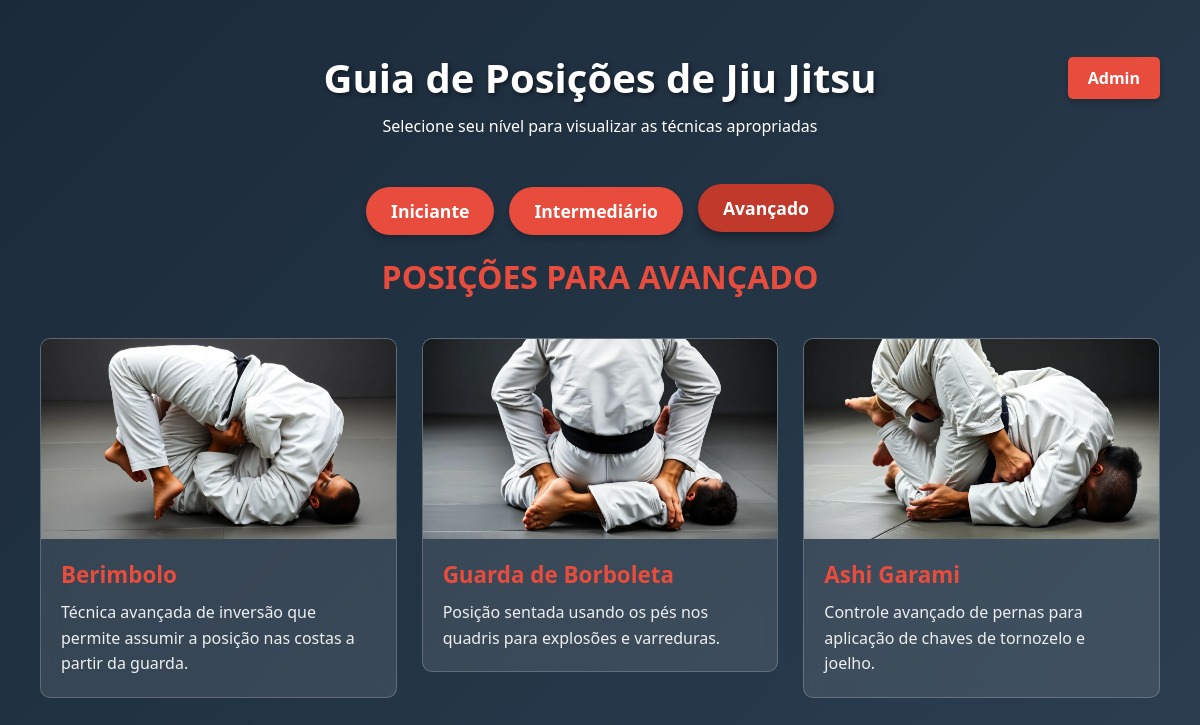
Page /indexAvanc on the committed database.
### models/guia.py (models this page shows, shortened)
class Position(db.Model):
    __tablename__ = 'positions'
    id = db.Column(db.Integer, primary_key=True)
    name = db.Column(db.String(100), nullable=False)
    description = db.Column(db.Text, nullable=False)
    image = db.Column(db.String(100), nullable=True) # A imagem da posição
    level = db.Column(db.String(50), nullable=False)
    variations = db.relationship('Variation', backref='position', lazy=True, cascade="all, delete-orphan")

### controllers/controller.py (the view)
def indexavanc():
    positions = Position.query.filter_by(level='advanced').all()
    return render_template('index_avanc.html', positions=positions)

### view/index_avanc.html (shortened to what this page needs)
{% extends 'templates/base.html' %}
{% block conteudo %}
    <header>
        <a href="{{ url_for('admin_route') }}" class="botao-link-admin">Admin</a>
        <h1>Guia de Posições de Jiu Jitsu</h1>
        <p>Selecione seu nível para visualizar as técnicas apropriadas</p>
    </header>
    <div class="controls">
        <a href="{{ url_for('guiabjj_route') }}" class="level-btn">Iniciante</a>
        <a href="{{ url_for('indexinter_route') }}" class="level-btn">Intermediário</a>
        <a href="{{ url_for('indexavanc_route') }}" class="level-btn active">Avançado</a>
    </div>
        <div id="content-container" style="display: block;">
        <h2 class="level-header">Posições para Avançado</h2>
        <div class="positions-grid">
            {% for position in positions %}
            <a href="{{ url_for('view_avanc', position_id=position.id) }}" class="card-link" style="text-decoration: none;">
                <div class="position-card" data-name="{{ position.name }}">
                        <img class="card-image" src="{{ url_for('static', filename='imagens/'+ position.image) }}">
                    <div class="card-content">
                        <h3>{{ position.name }}</h3>
                        <p>{{ position.description }}</p>
                    </div>
                </div>
            </a>
            {% endfor %}
        </div>
    </div>
{% endblock %}

### static/css/styles.css (style rules this page uses)
:root { --primary: #2c3e50; --secondary: #e74c3c; --light: #ecf0f1; --dark-bg: #1a2a3a; --card-bg: rgba(255,255,255,0.1); --border-color: rgba(255,255,255,0.2); }
* { margin: 0; padding: 0; box-sizing: border-box; font-family: 'Segoe UI', Tahoma, Geneva, Verdana, sans-serif; }
body { background: linear-gradient(135deg, var(--dark-bg), var(--primary)); color: white; min-height: 100vh; padding: 20px; }
header { text-align: center; padding: 30px 0; position: relative; }
h1 { font-size: 2.5rem; margin-bottom: 10px; text-shadow: 2px 2px 4px rgba(0,0,0,0.5); }
.controls { display: flex; justify-content: center; gap: 15px; margin: 20px 0; flex-wrap: wrap; }
.level-btn, .admin-button, .botao-link-admin, .add-position-btn, .action-btn, .save-btn, .cancel-btn { background: var(--secondary); color: white; border: none; padding: 12px 25px; border-radius: 30px; font-size: 1.1rem; cursor: pointer; transition: all 0.3s; font-weight: bold; box-shadow: 0 4px 6px rgba(0,0,0,0.2); text-decoration: none; }
.level-btn:hover, .level-btn.active, .admin-button:hover, .admin-button.active, .botao-link-admin, .add-position-btn:hover, .add-position-btn.active, .action-btn:hover, .action-btn.active, .save-btn:hover, .save-btn.active, .cancel-btn:hover, .cancel-btn.active { background: #c0392b; transform: translateY(-3px); box-shadow: 0 6px 8px rgba(0,0,0,0.3); }
.positions-grid { display: grid; grid-template-columns: repeat(auto-fill, minmax(300px, 1fr)); gap: 25px; max-width: 1200px; margin: 0 auto; padding: 20px; }
.position-card { background: var(--card-bg); border-radius: 10px; overflow: hidden; transition: transform 0.3s; backdrop-filter: blur(10px); border: 1px solid var(--border-color); cursor: pointer; }
.card-image { width: 100%; height: 200px; background-size: cover; background-position: center; }
.card-content { padding: 20px; }
.card-content h3 { color: var(--secondary); margin-bottom: 10px; font-size: 1.4rem; }
.card-content p { line-height: 1.6; color: var(--light); }
.level-header { text-align: center; margin: 20px 0; font-size: 2rem; color: var(--secondary); text-transform: uppercase; }
.admin-button, .botao-link-admin { position: absolute; right: 20px; top: 30px; padding: 10px 20px; border-radius: 5px; }
.botao-link, .botao-link-admin { display: inline-block; padding: 10px 20px; background-color: var(--secondary); color: white; text-align: center; text-decoration: none; border: none; border-radius: 5px; cursor: pointer; font-size: 16px; font-weight: bold; box-shadow:0 4px 6px rgba(0,0,0,0.2); margin: 10px 0; }

### rows in the picture
Position: image (picture), name "Berimbolo", description "Técnica avançada de inversão que permite assumir a posição nas costas a partir da guarda."
Position: image (picture), name "Guarda de Borboleta", description "Posição sentada usando os pés nos quadris para explosões e varreduras."
Position: image (picture), name "Ashi Garami", description "Controle avançado de pernas para aplicação de chaves de tornozelo e joelho."
